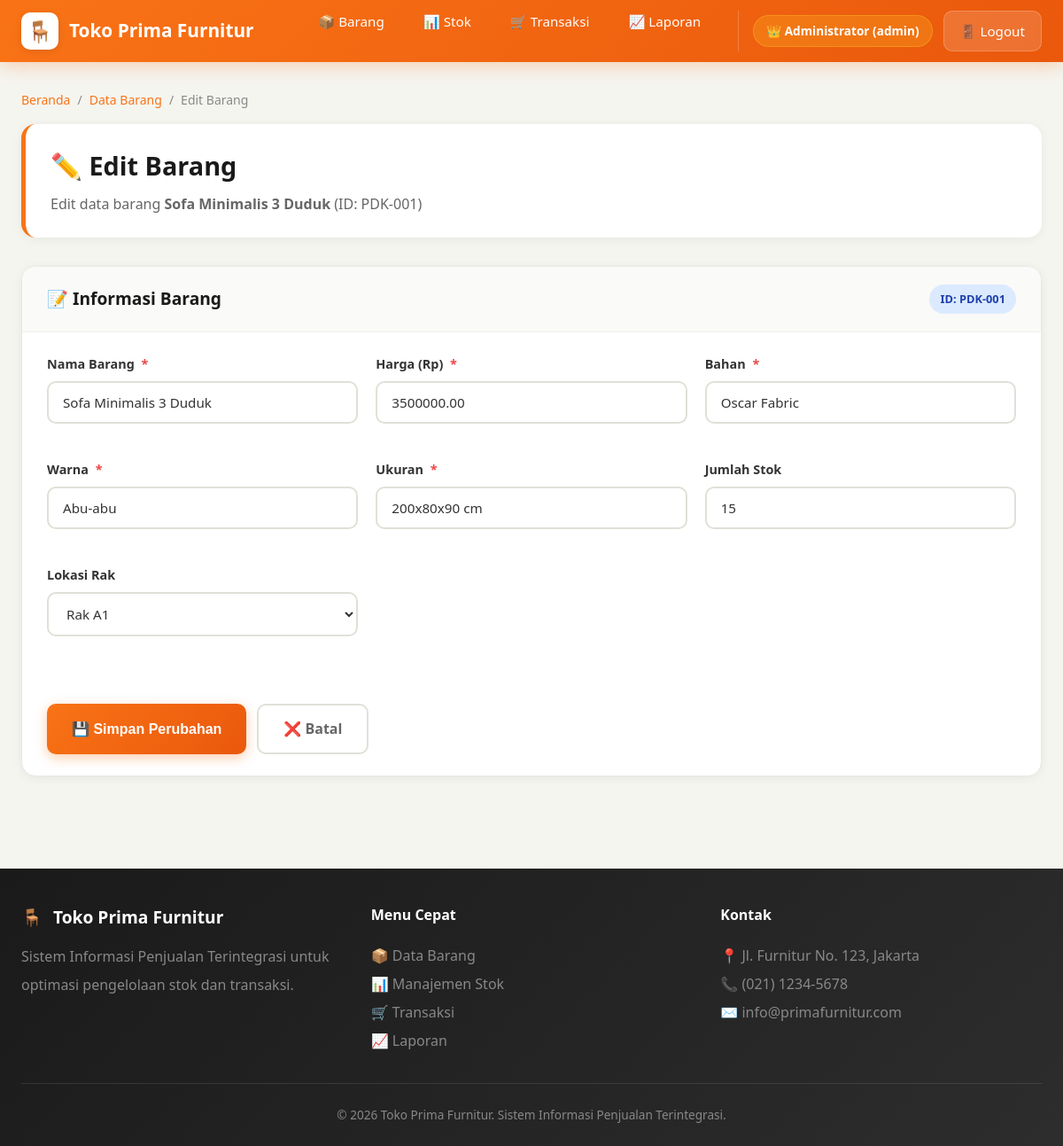
/edit.php?id=PDK-001 (signed in), run on the app's committed database.
### tables this page shows
CREATE TABLE IF NOT EXISTS stok (
    id_stok VARCHAR(10) PRIMARY KEY,
    id_barang VARCHAR(10) NOT NULL,
    jumlah_barang INT NOT NULL DEFAULT 0,
    lokasi_rak VARCHAR(20) DEFAULT 'Rak A1',
    last_update TIMESTAMP DEFAULT CURRENT_TIMESTAMP ON UPDATE CURRENT_TIMESTAMP,
    FOREIGN KEY (id_barang) REFERENCES barang(id_barang) ON DELETE CASCADE ON UPDATE CASCADE
);

CREATE TABLE IF NOT EXISTS barang (
    id_barang VARCHAR(10) PRIMARY KEY,
    nama VARCHAR(100) NOT NULL,
    harga DECIMAL(12,2) NOT NULL,
    bahan VARCHAR(50) NOT NULL,
    warna VARCHAR(30) NOT NULL,
    ukuran VARCHAR(30) NOT NULL,
    created_at TIMESTAMP DEFAULT CURRENT_TIMESTAMP,
    updated_at TIMESTAMP DEFAULT CURRENT_TIMESTAMP ON UPDATE CURRENT_TIMESTAMP
);

### config/koneksi.php (called while the page is built, shortened)
<?php
function getUserName() {
    return $_SESSION['user_name'] ?? 'Guest';
}
function sanitize($data) {
    return htmlspecialchars(trim($data), ENT_QUOTES, 'UTF-8');
}

### public/edit.php (the view, shortened to what this page needs)
<?php
require_once '../config/koneksi.php';
$id_barang = isset($_GET['id']) ? trim($_GET['id']) : '';
try {
    $sql = "SELECT b.*, COALESCE(s.jumlah_barang, 0) as jumlah_stok, s.lokasi_rak, s.id_stok
            FROM barang b
            LEFT JOIN stok s ON b.id_barang = s.id_barang
            WHERE b.id_barang = :id_barang";
    $stmt = $pdo->prepare($sql);
    $stmt->execute([':id_barang' => $id_barang]);
    $barang = $stmt->fetch();
} catch (PDOException $e) {
    error_log("Edit Fetch Error: " . $e->getMessage());
    redirect('index.php', 'error', 'Gagal mengambil data barang!');
}
$errors = [];
$data = [
    'nama' => $barang['nama'],
    'harga' => $barang['harga'],
    'bahan' => $barang['bahan'],
    'warna' => $barang['warna'],
    'ukuran' => $barang['ukuran'],
    'jumlah_stok' => $barang['jumlah_stok'] ?? 0,
    'lokasi_rak' => $barang['lokasi_rak'] ?? 'Rak A1'
];
?>
<!DOCTYPE html>
<html lang="id">
<head>
    <link rel="stylesheet" href="assets/css/style.css">
</head>
<body>
    <nav class="navbar">
        <div class="navbar-container">
            <a href="index.php" class="navbar-brand">
                <div class="brand-icon">🪑</div>
                <span>Toko Prima Furnitur</span>
            </a>
            <ul class="navbar-menu">
                <li><a href="index.php">📦 Barang</a></li>
                <li><a href="stok.php">📊 Stok</a></li>
                <li><a href="transaksi.php">🛒 Transaksi</a></li>
                <li><a href="laporan.php">📈 Laporan</a></li>
                <li class="nav-user">
                    <span class="user-badge admin">
                        👑 <?php echo sanitize(getUserName()); ?> (admin)
                    </span>
                    <a href="logout.php" class="btn-logout">🚪 Logout</a>
                </li>
            </ul>
        </div>
    </nav>
    <div class="main-container">
        <div class="breadcrumb">
            <a href="index.php">Beranda</a>
            <span>/</span>
            <a href="index.php">Data Barang</a>
            <span>/</span>
            <span>Edit Barang</span>
        </div>
        <div class="page-header">
            <h1>✏️ Edit Barang</h1>
            <p>Edit data barang <strong><?php echo sanitize($barang['nama']); ?></strong> (ID: <?php echo sanitize($id_barang); ?>)</p>
        </div>
        <div class="card">
            <div class="card-header">
                <h2>📝 Informasi Barang</h2>
                <span class="badge badge-info">ID: <?php echo sanitize($id_barang); ?></span>
            </div>
            <div class="card-body">
                <form method="POST" action="" novalidate>
                    <div class="form-grid">
                        <div class="form-group">
                            <label class="form-label" for="nama">
                                Nama Barang <span class="required">*</span>
                            </label>
                            <input type="text"
                                   id="nama"
                                   name="nama"
                                   class="form-input <?php echo isset($errors['nama']) ? 'is-invalid' : ''; ?>"
                                   value="<?php echo sanitize($data['nama']); ?>"
                                   placeholder="Contoh: Sofa Minimalis 3 Duduk"
                                   maxlength="100"
                                   required>
                        </div>
                        <div class="form-group">
                            <label class="form-label" for="harga">
                                Harga (Rp) <span class="required">*</span>
                            </label>
                            <input type="number"
                                   id="harga"
                                   name="harga"
                                   class="form-input <?php echo isset($errors['harga']) ? 'is-invalid' : ''; ?>"
                                   value="<?php echo sanitize($data['harga']); ?>"
                                   placeholder="Contoh: 3500000"
                                   min="1"
                                   step="0.01"
                                   required>
                        </div>
                        <div class="form-group">
                            <label class="form-label" for="bahan">
                                Bahan <span class="required">*</span>
                            </label>
                            <input type="text"
                                   id="bahan"
                                   name="bahan"
                                   class="form-input <?php echo isset($errors['bahan']) ? 'is-invalid' : ''; ?>"
                                   value="<?php echo sanitize($data['bahan']); ?>"
                                   placeholder="Contoh: Kayu Jati Solid"
                                   maxlength="50"
                                   required>
                        </div>
                        <div class="form-group">
                            <label class="form-label" for="warna">
                                Warna <span class="required">*</span>
                            </label>
                            <input type="text"
                                   id="warna"
                                   name="warna"
                                   class="form-input <?php echo isset($errors['warna']) ? 'is-invalid' : ''; ?>"
                                   value="<?php echo sanitize($data['warna']); ?>"
                                   placeholder="Contoh: Coklat Tua"
                                   maxlength="30"
                                   required>
                        </div>
                        <div class="form-group">
                            <label class="form-label" for="ukuran">
                                Ukuran <span class="required">*</span>
                            </label>
                            <input type="text"
                                   id="ukuran"
                                   name="ukuran"
                                   class="form-input <?php echo isset($errors['ukuran']) ? 'is-invalid' : ''; ?>"
                                   value="<?php echo sanitize($data['ukuran']); ?>"
                                   placeholder="Contoh: 200x80x90 cm"
                                   maxlength="30"
                                   required>
                        </div>
                        <div class="form-group">
                            <label class="form-label" for="jumlah_stok">
                                Jumlah Stok
                            </label>
                            <input type="number"
                                   id="jumlah_stok"
                                   name="jumlah_stok"
                                   class="form-input <?php echo isset($errors['jumlah_stok']) ? 'is-invalid' : ''; ?>"
                                   value="<?php echo sanitize($data['jumlah_stok']); ?>"
                                   placeholder="Contoh: 10"
                                   min="0"
                                   required>
                        </div>
                        <div class="form-group">
                            <label class="form-label" for="lokasi_rak">
                                Lokasi Rak
                            </label>
                            <select id="lokasi_rak" name="lokasi_rak" class="form-select">
                                <option value="Rak A1" <?php echo $data['lokasi_rak'] === 'Rak A1' ? 'selected' : ''; ?>>Rak A1</option>
                            </select>
                        </div>
                    </div>
                    <div style="display: flex; gap: 12px; margin-top: 32px; padding-top: 24px; border-top: 1px solid var(--border);">
                        <button type="submit" class="btn btn-primary btn-lg">
                            💾 Simpan Perubahan
                        </button>
                        <a href="index.php" class="btn btn-secondary btn-lg">
                            ❌ Batal
                        </a>
                    </div>
                </form>
            </div>
        </div>
    </div>
    <footer class="footer">
        <div class="footer-container">
            <div class="footer-section">
                <div class="footer-brand">
                    <span>🪑</span>
                    <span>Toko Prima Furnitur</span>
                </div>
                <p>Sistem Informasi Penjualan Terintegrasi untuk optimasi pengelolaan stok dan transaksi.</p>
            </div>
            <div class="footer-section">
                <h4>Menu Cepat</h4>
                <a href="index.php">📦 Data Barang</a><br>
                <a href="stok.php">📊 Manajemen Stok</a><br>
                <a href="transaksi.php">🛒 Transaksi</a><br>
                <a href="laporan.php">📈 Laporan</a>
            </div>
            <div class="footer-section">
                <h4>Kontak</h4>
                <p>📍 Jl. Furnitur No. 123, Jakarta</p>
                <p>📞 (021) 1234-5678</p>
                <p>✉️ info@primafurnitur.com</p>
            </div>
        </div>
        <div class="footer-bottom">
            <p>© 2026 Toko Prima Furnitur. Sistem Informasi Penjualan Terintegrasi.</p>
        </div>
    </footer>
</body>
</html>

### data on the page
stok: id_barang.nama "Sofa Minimalis 3 Duduk", nama "Sofa Minimalis 3 Duduk", harga "3500000.00", bahan "Oscar Fabric", warna "Abu-abu", ukuran "200x80x90 cm", lokasi_rak "Rak A1"

### other printed values
getUserName() "Administrator"
$id_barang "PDK-001"
